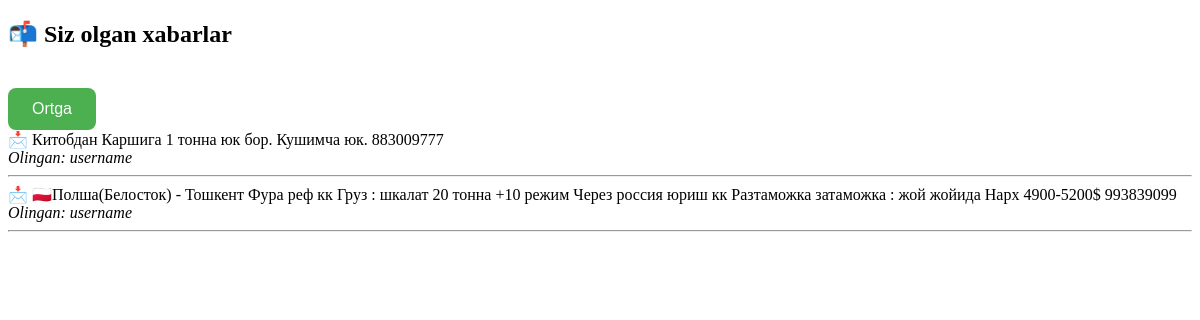
/my-messages/ (signed in), run on an earlier commit of the app's database.
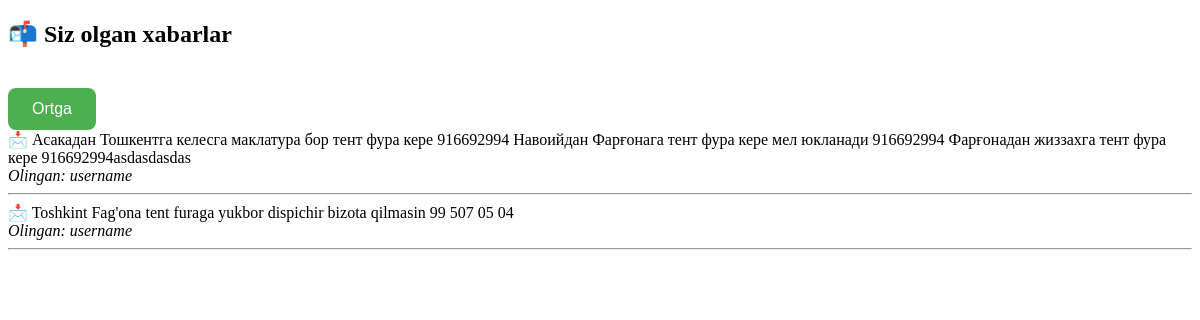
And on a later commit of the database.
### account/models.py (models this page shows, shortened)
class MessageUser(models.Model):
    text = models.TextField()
    taken_by = models.ForeignKey(User, null=True, blank=True, on_delete=models.SET_NULL)
    created_at = models.DateTimeField(auto_now_add=True)

class User(models.Model):
    username = models.CharField(max_length=100, unique=True)
    password = models.CharField(max_length=255)
    def __str__(self):
        return self.username

### account/views.py (the view)
# urls.py: path('my-messages/', views.my_messages_view, name='my_messages'),
def my_messages_view(request):
    user_id = request.session.get('user_id')
    if not user_id:
        return redirect('login')
    my_messages = MessageUser.objects.filter(taken_by_id=user_id).order_by('-created_at')
    return render(request, 'my_messages.html', {'messages': my_messages})

### templates/my_messages.html (shortened to what this page needs)
<!DOCTYPE html>
<html lang="en">
<head>
</head>
<body>
    <h2>📬 Siz olgan xabarlar</h2>
    <a href="{% url 'show_last_message' %}"><button class="reload-btn" >Ortga</button></a>
    {% for msg in messages %}
        <div>
            📩 {{ msg.text }}<br>
            <i>Olingan: {{ msg.taken_by }}</i>
        </div>
        <hr>
    {% empty %}
        <p>Hozircha sizda xabarlar yo‘q.</p>
    {% endfor %}
</body>
</html>

### templates/my_messages.html (style rules this page uses)
.reload-btn { background-color: #4CAF50; color: white; padding: 12px 24px; font-size: 16px; border: none; border-radius: 8px; cursor: pointer; transition: background-color 0.3s ease; margin-top: 20px; }

What changed in the data, as far as the page shows it:
removed MessageUser: text "Китобдан Каршига 1 тонна юк бор. Кушимча юк. 883009777", taken_by "username"
removed MessageUser: text "🇵🇱Полша(Белосток) - Тошкент Фура реф кк Груз : шкалат 20 тонна +10 режим Через россия юриш кк Разтаможка затаможка : жой жойида Нарх 4900-5200$ 993839099", taken_by "username"
added MessageUser: text "Асакадан Тошкентга келесга маклатура бор тент фура кере 916692994 Навоийдан Фарғонага тент фура кере мел юкланади 916692994 Фарғонадан жиззахга тент фура кере 916692994asdasdasdas", taken_by "username"
added MessageUser: text "Toshkint Fag'ona tent furaga yukbor dispichir bizota qilmasin 99 507 05 04", taken_by "username"
